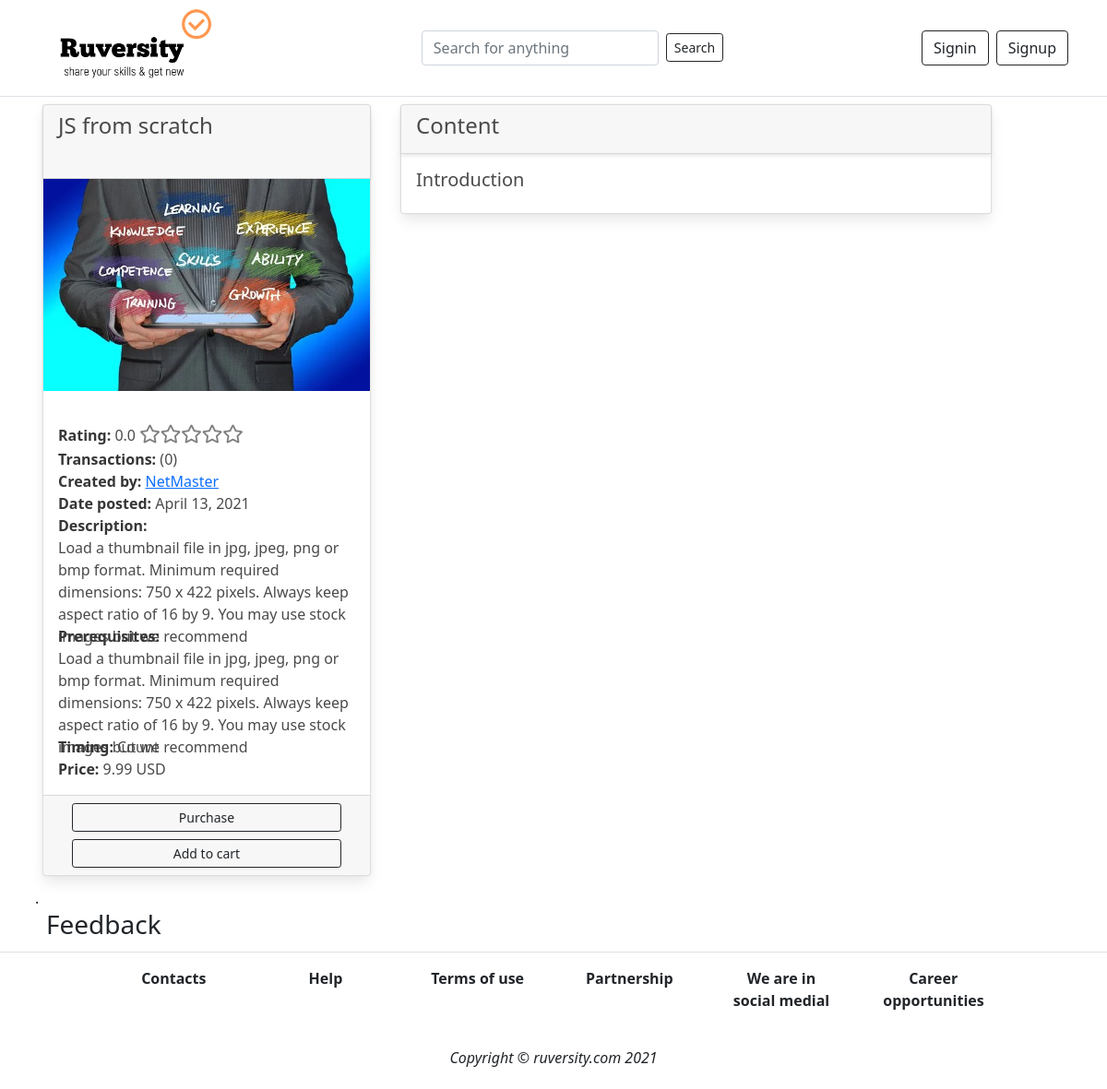
The app's page /subject/50 with its own data.
### app_content/models.py (models this page shows, shortened)
class MainSubject(models.Model):
    category = models.ForeignKey(Category, on_delete=models.DO_NOTHING)
    title = models.CharField(max_length=100)
    description = models.TextField(null=True)
    prerequisite = models.TextField(null=True)
    date_posted = models.DateField(auto_now_add=True)
    thumbnail_file = models.FileField(upload_to='uploads')
    author = models.ForeignKey(User, on_delete=models.DO_NOTHING)
    price = models.ForeignKey(Price, on_delete=models.DO_NOTHING)
    language = models.ForeignKey(Language, on_delete=models.DO_NOTHING)
    percent = models.CharField(max_length=50, default='0%')
    total = models.IntegerField(default=0)  # Общее число баллов
    quantity = models.IntegerField(default=0)  # Кол-во оценок
    av_rating = models.DecimalField(
        max_digits=3, decimal_places=1, default=0)  # average rating
    transactions = models.IntegerField(default=0)
    ready = models.BooleanField(default=False)
    checked = models.BooleanField(default=False)
    blocked = models.BooleanField(default=False)
    discount_programs = models.BooleanField(default=True)

class Price(models.Model):
    regular = models.DecimalField(max_digits=5, decimal_places=2)
    discount = models.DecimalField(max_digits=5, decimal_places=2)

class Section(models.Model):
    course = models.ForeignKey(MainSubject, on_delete=models.CASCADE)
    title = models.CharField(max_length=100)

### app_content/views.py (the view)
# urls.py: path('subject/<int:subject_id>', views.subject, name='subject'),
def subject(request, subject_id):
    subject = MainSubject.objects.get(id=subject_id)
    lectures = Lecture.objects.filter(subject=subject)
    sections = Section.objects.filter (course = subject)
    reviews = Review.objects.filter(subject=subject_id)
    if request.user.is_authenticated:
        if Transaction.objects.filter(course=subject, buyer=request.user).exists():
            transaction = Transaction.objects.get(course=subject, buyer=request.user)
            if Cart.objects.filter(subject=subject, user=request.user):
                cart=Cart.objects.get(subject=subject, user=request.user)
                context = {
                    'subject': subject,
                    'sections': sections,
                    'lectures': lectures,
                    'reviews': reviews,
                    'cart': cart,
                    'transaction': transaction,
                }
                return render(request, 'subject_page.html', context)
            else:
                context = {
                    'subject': subject,
                    'sections': sections,
                    'lectures': lectures,
                    'reviews': reviews,
                    'transaction': transaction,
                }
                return render(request, 'subject_page.html', context)
        else:
            if Cart.objects.filter(subject=subject, user=request.user):
                cart=Cart.objects.get(subject=subject, user=request.user)
                context = {
                    'subject': subject,
                    'sections': sections,
                    'lectures': lectures,
                    'reviews': reviews,
                    'cart': cart,
                }
                return render(request, 'subject_page.html', context)
            else:
                context = {
                    'subject': subject,
                    'sections': sections,
                    'lectures': lectures,
                    'reviews': reviews,
                }
                return render(request, 'subject_page.html', context)
    else:
        context = {
            'subject': subject,
            'sections': sections,
            'lectures': lectures,
            'reviews': reviews,
        }
        return render(request, 'subject_page.html', context)

### templates/subject_page.html (shortened to what this page needs)
{% extends 'base.html' %}
{% load humanize %}
{% block content %}
<div class="container">
<div class="row mt-1" >
    <div class="col-4 m-1">
        <div class="card">
                <div class="card-header" style='min-height:5rem' >
                 <h4>{{subject.title}}</h4>
                </div>
                <figure>
                    <img src="{{subject.thumbnail_file.url}}" alt="Placeholder image" class='card-image-top'>
                </figure>
    <div class="card-body">
        <div class="row">
        <div class="col">
        <strong>Rating: </strong>
         {{subject.av_rating}}
        <div class="stars-outer">
        </div>
        </div>
        </div>
        <div class="row">
            <div class="col">
        <strong>Transactions:</strong> ({{subject.transactions}})
        </div>
        </div>
        <div class="row"><div class="col"><strong>Created by: </strong><a href="{% url 'author_page' subject.author.id %}">{{subject.author}}</a></div></div>
        <div class="row"><div class="col"><strong>Date posted: </strong>{{subject.date_posted}}</div></div>
        <div class="row">
            <div class="col">
                <strong>Description: </strong>
                </div>
            </div>
            <div class="row" style='height:6rem'>
                <div class="col">
                {{subject.description}}
            </div>
            </div>
            <div class="row">
            <div class="col">
                <strong>Prerequisites: </strong>
            </div>
            </div>
            <div class="row" style='height:6rem'>
                <div class="col">
                    {{subject.prerequisite}}
                </div>
            </div>
        <div class="row"><div class="col"><strong>Timing: </strong>Count</div></div>
        <div class="row">
            <div class="col"><strong>Price: </strong> {{subject.price.discount}} USD</div>
        </div>
    </div>
{% if request.user == subject.author  %}
    <div class="card-footer">
        <h5 class=”text-left”>You are the author of the course. You can't buy it.<h5>
    </div>
{% elif transaction.buyer == request.user and transaction.course == subject %}
    <div class="card-footer">
        <h5 class=”text-left”>You have already bought the course. Get to MyCourses.<h5>
    </div>
{% else %}
    <div class="card-footer">
                <div class="col">
                    <div class="row mb-2">
        <a href="{% url 'pay_pal' subject.id %}">
            <button type="button" name="button" class='btn btn-sm btn-block btn-outline-dark'>
                Purchase
            </button>
        </a>
                </div>
            {% if cart.user != request.user and cart.subject != subject %}
                    <div class="row">
                <a href="{% url 'create_cart_item' subject.id %}">
                    <button type="button" name="button" class='btn btn-sm btn-block btn-outline-dark'>
                        Add to cart
                    </button>
                </a>
                </div>
            {% endif %}
            </div>
    </div>
{% endif %}
</div>
</div>
<div class="col-7 m-1">
    <div class="card">
        <div class="card-header"><h4>Content</h4></div>
        <div class="card-body">
            <ul class="list-group list-group-flush">
{% for section in sections %}
        <h5 data-toggle="collapse" data-target='#section{{section.id}}'>{{section.title}}</h5>
{% endfor %}
            </ul>
        </div>
</div>
</div>
</div>
<div class="row mt-2 pl-2"> .
    <h3>Feedback</h3>
</div>
</div>
{% endblock %}

### project/static/style.css (style rules this page uses)
:root { --max-width: 56%; }
.stars-outer { position: relative; display: inline-block; }
.stars-outer::before { content: '\f005 \f005 \f005 \f005 \f005'; font-family: 'Font Awesome 5 Free'; font-weight: 200; color:grey; font-size: 20px; }
:root { --primary-color: grey; --font-color: white; }

### records on screen
MainSubject: title "JS from scratch", thumbnail_file (picture), av_rating "0.0", transactions "0", author "NetMaster", date_posted "April 13, 2021", description "Load a thumbnail file in jpg, jpeg, png or bmp format. Minimum required dimensions: 750 x 422 pixels. Always keep aspect ratio of 16 by 9. You may use stock images but we recommend", prerequisite "Load a thumbnail file in jpg, jpeg, png or bmp format. Minimum required dimensions: 750 x 422 pixels. Always keep aspect ratio of 16 by 9. You may use stock images but we recommend", price.discount "9.99"
Section: title "Introduction"
